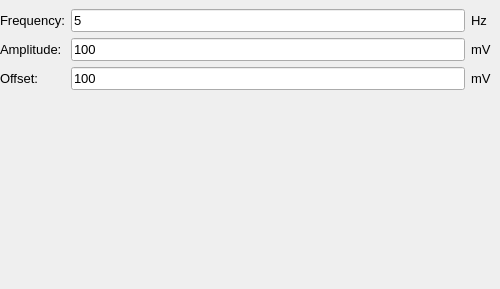
               <widget class="QWidget" name="fixed_CH2">
                <widget class="QWidget" name="gridLayoutWidget_18">
                 <property name="geometry">
                  <rect>
                   <x>0</x>
                   <y>9</y>
                   <width>491</width>
                   <height>271</height>
                  </rect>
                 </property>
                 <layout class="QGridLayout" name="gridLayout_18">
                  <item row="3" column="2">
                   <widget class="QLabel" name="fixed_offset_unit_CH2">
                    <property name="font">
                     <font>
                      <pointsize>10</pointsize>
                     </font>
                    </property>
                    <property name="layoutDirection">
                     <enum>Qt::LeftToRight</enum>
                    </property>
                    <property name="text">
                     <string>mV</string>
                    </property>
                   </widget>
                  </item>
                  <item row="0" column="0">
                   <widget class="QLabel" name="fixed_freq_label_CH2">
                    <property name="font">
                     <font>
                      <pointsize>10</pointsize>
                     </font>
                    </property>
                    <property name="layoutDirection">
                     <enum>Qt::LeftToRight</enum>
                    </property>
                    <property name="text">
                     <string>Frequency:</string>
                    </property>
                   </widget>
                  </item>
                  <item row="0" column="1">
                   <widget class="QLineEdit" name="fixed_freq_CH2">
                    <property name="sizePolicy">
                     <sizepolicy hsizetype="Expanding" vsizetype="Maximum">
                      <horstretch>1</horstretch>
                      <verstretch>1</verstretch>
                     </sizepolicy>
                    </property>
                    <property name="font">
                     <font>
                      <pointsize>10</pointsize>
                     </font>
                    </property>
                    <property name="text">
                     <string>5</string>
                    </property>
                   </widget>
                  </item>
                  <item row="0" column="2">
                   <widget class="QLabel" name="fixed_freq_unit_CH2">
                    <property name="font">
                     <font>
                      <pointsize>10</pointsize>
                     </font>
                    </property>
                    <property name="layoutDirection">
                     <enum>Qt::LeftToRight</enum>
                    </property>
                    <property name="text">
                     <string>Hz</string>
                    </property>
                   </widget>
                  </item>
                  <item row="1" column="0">
                   <widget class="QLabel" name="fixed_ampl_label_CH2">
                    <property name="font">
                     <font>
                      <pointsize>10</pointsize>
                     </font>
                    </property>
                    <property name="layoutDirection">
                     <enum>Qt::LeftToRight</enum>
                    </property>
                    <property name="text">
                     <string>Amplitude:</string>
                    </property>
                   </widget>
                  </item>
                  <item row="1" column="1">
                   <widget class="QLineEdit" name="fixed_ampl_CH2">
                    <property name="sizePolicy">
                     <sizepolicy hsizetype="Expanding" vsizetype="Fixed">
                      <horstretch>0</horstretch>
                      <verstretch>0</verstretch>
                     </sizepolicy>
                    </property>
                    <property name="font">
                     <font>
                      <pointsize>10</pointsize>
                     </font>
                    </property>
                    <property name="text">
                     <string>100</string>
                    </property>
                   </widget>
                  </item>
                  <item row="1" column="2">
                   <widget class="QLabel" name="fixed_ampl_unit_CH2">
                    <property name="font">
                     <font>
                      <pointsize>10</pointsize>
                     </font>
                    </property>
                    <property name="layoutDirection">
                     <enum>Qt::LeftToRight</enum>
                    </property>
                    <property name="text">
                     <string>mV</string>
                    </property>
                   </widget>
                  </item>
                  <item row="3" column="0">
                   <widget class="QLabel" name="fixed_offset_label_CH2">
                    <property name="font">
                     <font>
                      <pointsize>10</pointsize>
                     </font>
                    </property>
                    <property name="layoutDirection">
                     <enum>Qt::LeftToRight</enum>
                    </property>
                    <property name="text">
                     <string>Offset:</string>
                    </property>
                   </widget>
                  </item>
                  <item row="3" column="1">
                   <widget class="QLineEdit" name="fixed_offset_CH2">
                    <property name="sizePolicy">
                     <sizepolicy hsizetype="Expanding" vsizetype="Maximum">
                      <horstretch>1</horstretch>
                      <verstretch>1</verstretch>
                     </sizepolicy>
                    </property>
                    <property name="font">
                     <font>
                      <pointsize>10</pointsize>
                     </font>
                    </property>
                    <property name="text">
                     <string>100</string>
                    </property>
                   </widget>
                  </item>
                  <item row="5" column="0">
                   <spacer name="verticalSpacer_15">
                    <property name="orientation">
                     <enum>Qt::Vertical</enum>
                    </property>
                    <property name="sizeHint" stdset="0">
                     <size>
                      <width>20</width>
                      <height>40</height>
                     </size>
                    </property>
                   </spacer>
                  </item>
                 </layout>
                </widget>
               </widget>
